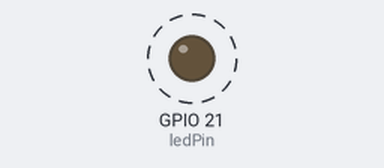
This program was run on a simulated Raspberry Pi (BCM pin numbers). Shown: output pins drawn as LEDs (lit = HIGH). Dashed ring = blinking. What the program prints to the terminal is not drawn.

Above: at 0.15 s.
Timing chart, 0 to 3.0 s (numbered marks = the images above):
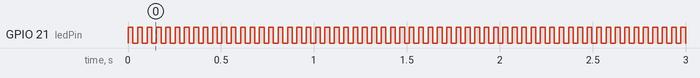

Measured:
- by itself, GPIO 21 (ledPin): alternates HIGH for 0.03 s and LOW for 0.03 s

The program:

blink-led.py
```python
import RPi.GPIO as GPIO
from time import sleep

ledPin = 21

def setup():
    print("Setup system")
    print(GPIO.VERSION)
    GPIO.setmode(GPIO.BCM) # use PHYSICAL GPIO Numbering
    GPIO.setup(ledPin, GPIO.OUT) # set the ledPin to OUTPUT mode
    GPIO.output(ledPin, GPIO.LOW) # make ledPin output LOW level
    print ('using pin %d'%ledPin)

def loop():
    print("Executing main function")

    print(GPIO.getmode())
    while True:
        print(">>>>> led on")
        GPIO.output(ledPin,GPIO.HIGH)
        sleep(0.025)
        print("<<<<< led off")
        GPIO.output(ledPin,GPIO.LOW)
        sleep(0.025)

def destroy():
    print("Exiting...")
    GPIO.cleanup()

if __name__ == "__main__" :
    try:
        setup()
        loop()
    except KeyboardInterrupt:
        destroy()
```
